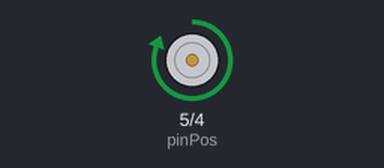
A sketch run on a simulated Arduino Uno, built with avr-gcc and run on an emulated ATmega328P. On the bench: motor-driver pin pairs drawn as motors (green arrow = first pin HIGH = forward, orange = second pin HIGH = backward, longer = more drive, scaled by the enable pin).

Above: at 0.5 s.
At 1.5 s:
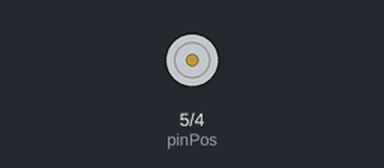
At 3.0 s:
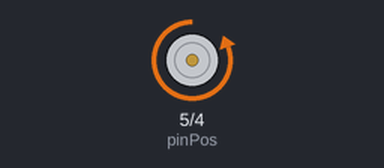
Timing chart, 0 to 5.2 s (numbered marks = the images above):
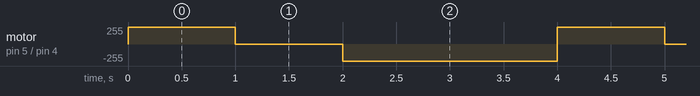

Measured:
- by itself, motor on pin 5 (pinPos) / pin 4 (pinNeg): repeats every 4.0 s: stopped 1.0 s, backward 255/255 2.0 s, forward 255/255 1.0 s

The sketch:

19_DC_motor_pwm.ino
```cpp
#define duty_rate 25

int pinPos = 5;
int pinNeg = 4;
int pinPwm = 3;

void setup() {
  Serial.begin(115200);
  pinMode(pinPos, OUTPUT);
  pinMode(pinNeg, OUTPUT);
  pinMode(pinPwm, OUTPUT);

}

void loop() {                 // CW -> stop -> CCW -> brake
  motor_cntl(1, 255);
  motor_cntl(2, 255);
  motor_cntl(3, 255);
  motor_cntl(4, 255);
}


void motor_cntl(int mode, char speed)
{
  analogWrite(pinPwm, speed);
  switch (mode) {
    case 1: // CW
      digitalWrite(pinPos, HIGH);
      digitalWrite(pinNeg, LOW);
      delay(1000);
      break;
    case 2:
      digitalWrite(pinPos, LOW);
      digitalWrite(pinNeg, LOW);
      delay(1000);
      break;
    case 3:
      digitalWrite(pinPos, LOW);
      digitalWrite(pinNeg, HIGH);
      delay(1000);
      break;
    case 4:
      digitalWrite(pinPos, LOW);
      digitalWrite(pinNeg, HIGH);
      delay(1000);
      break;
  }
}
```
